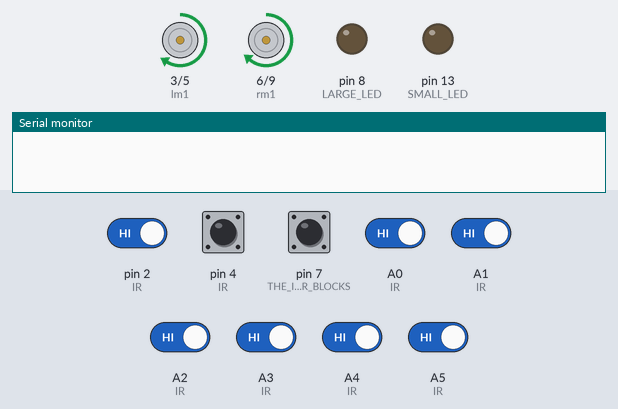
A sketch run on a simulated Arduino Uno, built with avr-gcc and run on an emulated ATmega328P. Shown: motor-driver pin pairs drawn as motors (green arrow = first pin HIGH = forward, orange = second pin HIGH = backward, longer = more drive), output pins drawn as LEDs (lit = HIGH), the last lines printed to the serial monitor. Dashed ring = blinking. The test bench sets the inputs (shaded band); at power-on: A0 (IR), A1 (IR), A2 (IR), A3 (IR), A4 (IR), A5 (IR), pin 2 (IR), pin 4 (IR) HIGH, pin 7 (THE_IR_FOR_BLOCKS) LOW.

Above: at 1.2 s.
1.3 s: pin 7 (THE_IR_FOR_BLOCKS) pulsed HIGH 5 times (0.12 s each, 0.3 s apart)
At 1.9 s:
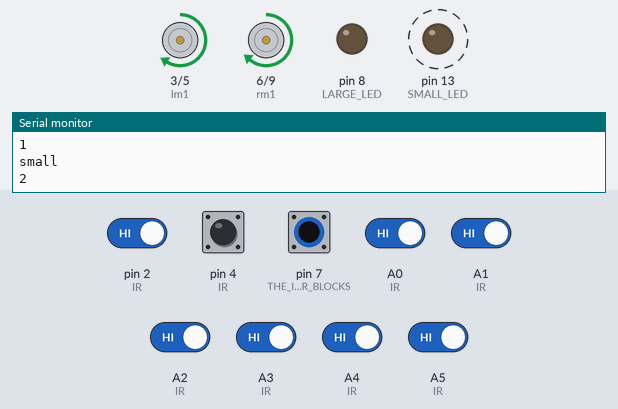
4.3 s: pin 4 (IR) pulsed LOW 2 times (0.12 s each, 0.3 s apart)
At 5.1 s:
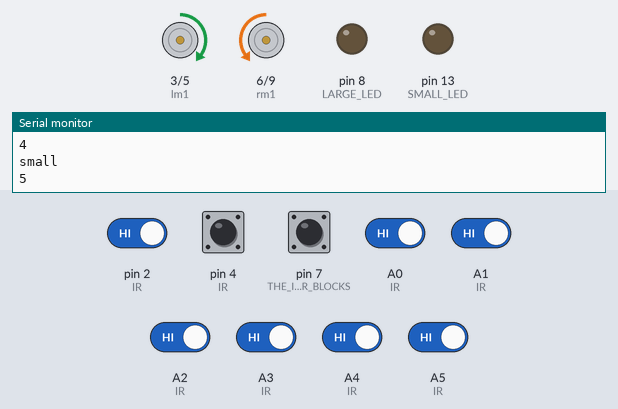
6.4 s: A3 (IR) driven LOW
At 7.1 s:
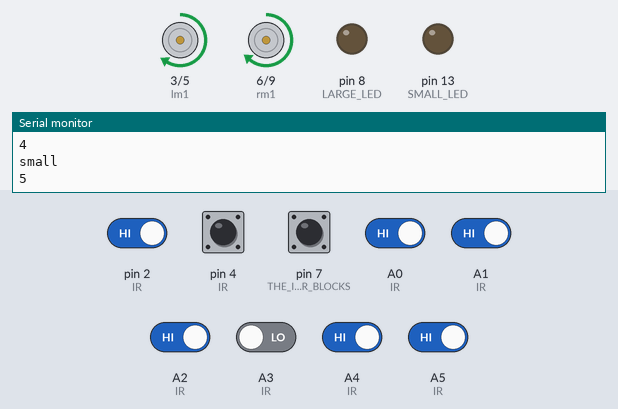
7.9 s: A2 (IR) driven LOW
At 8.3 s:
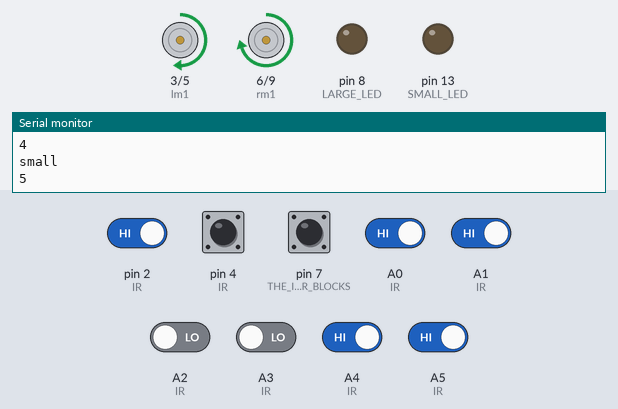
9.4 s: A1 (IR) driven LOW
At 10.6 s:
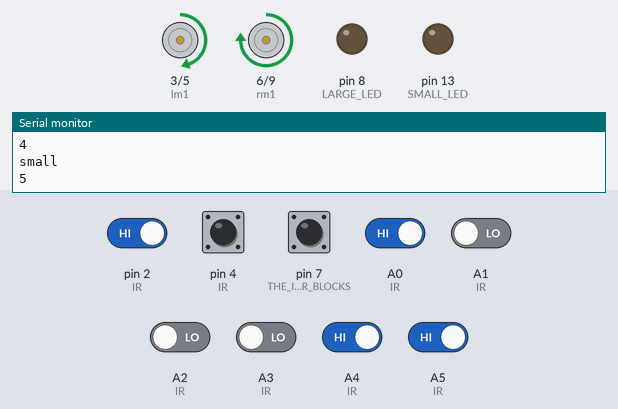
10.9 s: A4 (IR) driven LOW
At 11.7 s:
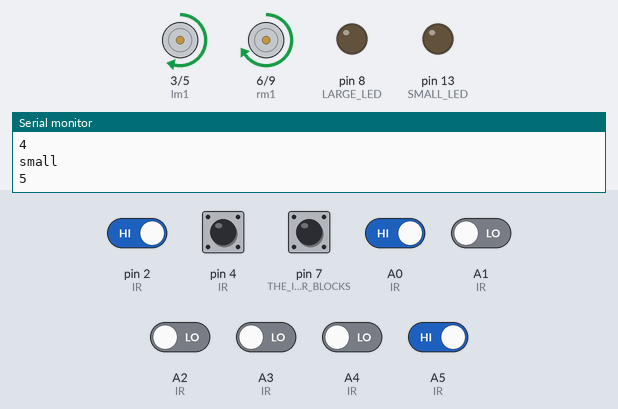
Timing chart, 0 to 13.4 s (numbered marks = the images above; inputs shaded):
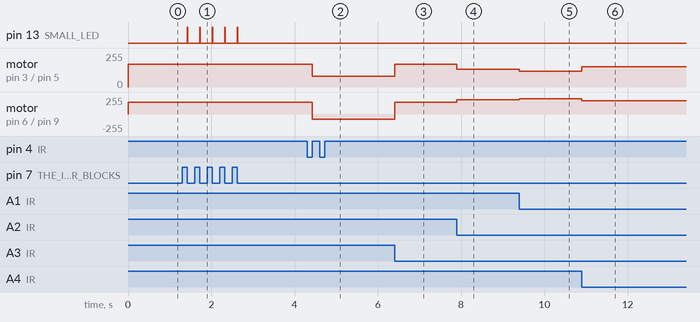

Measured:
- after the input at 1.3 s, pin 13 (SMALL_LED): alternates HIGH for 0.02 s and LOW for 0.28 s, 10 changes in all, then stays LOW, starting after 0.12 s
- after the input at 4.3 s, motor on pin 3 (lm1) / pin 5 (lm2): forward 170/255 → forward 80/255 after 0.12 s; motor on pin 6 (rm1) / pin 9 (rm2): forward 180/255 → backward 80/255 after 0.12 s
- after the input at 6.4 s, motor on pin 3 (lm1) / pin 5 (lm2): forward 80/255 → forward 170/255 at once; motor on pin 6 (rm1) / pin 9 (rm2): backward 80/255 → forward 180/255 at once
- after the input at 7.9 s, motor on pin 3 (lm1) / pin 5 (lm2): forward 170/255 → forward 135/255 at once; motor on pin 6 (rm1) / pin 9 (rm2): forward 180/255 → forward 215/255 at once
- after the input at 9.4 s, motor on pin 3 (lm1) / pin 5 (lm2): forward 135/255 → forward 117/255 at once; motor on pin 6 (rm1) / pin 9 (rm2): forward 215/255 → forward 232/255 at once
- after the input at 10.9 s, motor on pin 3 (lm1) / pin 5 (lm2): forward 117/255 → forward 152/255 at once; motor on pin 6 (rm1) / pin 9 (rm2): forward 232/255 → forward 197/255 at once

The sketch:

Block_Mania.ino
```cpp
/////////////////////MAIN VARIABLES//////////////////
#define lc 0
#define sc 1
#define lm1 3
#define lm2 5
#define rm1 6
#define rm2 9

int s1, s2, s3, s4, s5, s6, s7, s8;

float error = 0.0;
float prev_error = 0.0;

float Kp = 35.0;     //25
float Kd = 85.0;   //100
float P = 0.0;
float D = 0.0;
float pd = 0.0;
float lms, rms;
float bs = 170.0;      //125
int left = 0, right = 0;
int leftthres = 400;
int rightthres = 400;
int blockLength = 0;
int countL = 0;
int countS = 0;
int sensorState;
int blockThres = 2500;
int i = 0;
int j = 0;


//////////////////////////////////SETUP//////////////////////

void setup()
{
  pinMode(lm1, OUTPUT); //LEFT
  pinMode(lm2, OUTPUT); //LEFTback
  pinMode(rm1, OUTPUT); //RIGHT
  pinMode(rm2, OUTPUT); //RIGHTback
  pinMode(A0, INPUT);   //IR
  pinMode(A2, INPUT);   //IR
  pinMode(A3, INPUT);   //IR
  pinMode(A4, INPUT);   //IR
  pinMode(A5, INPUT);   //IR
  pinMode(A1, INPUT);   //IR
  pinMode(2, INPUT);    //IR
  pinMode(4, INPUT);    //IR

  pinMode(7, INPUT);    //THE IR FOR BLOCKS

  Serial.begin(1200);

  pinMode(8, OUTPUT);   //LARGE LED
  pinMode(13, OUTPUT);  //SMALL LED
}

//////////////////////////////////ERROR_MAPPING/////////////

void error_map() {

  if ((s3 == sc) && ((s4 == lc) || (s5 == lc)) && (s6 == sc)) {
    error = 0;
  }//FOR ONE OF THE TWO CENTRE PINS

  else if ((s3 == sc) && (s4 == lc) && (s5 == lc) && (s6 == sc)) {
    error = 0;
  }//FOR BOTH CENTRE PINS

  else if ((s3 == lc) && (s4 == lc) && (s5 == lc) && (s6 == sc)) {    //(s5 == lc)
    error = -0.5;
  }

  else if ((s3 == sc) && (s4 == lc) && (s5 == lc) && (s6 == lc)) {   //(s4 == lc)
    error = 0.5;
  }

  else if ((s2 == sc) && (s3 == lc) && (s4 == lc) && (s5 == sc)) {
    error = -1;
  }

  else if ((s4 == sc) && (s5 == lc) && (s6 == lc) && (s7 == sc)) {
    error = 1;
  }

  else if ((s2 == lc) && (s3 == lc) && (s4 == lc) && (s5 == sc)) {
    error = -1.5;
  }

  else if ((s4 == sc) && (s5 == lc) && (s6 == lc) && (s7 == lc)) {
    error = 1.5;
  }

  else if ((s1 == sc) && (s2 == lc) && (s3 == lc) && (s4 == sc)) {
    error = -2;
  }

  else if ((s5 == sc) && (s6 == lc) && (s7 == lc) && (s8 == sc)) {
    error = 2;
  }

  else if ((s1 == lc) && (s2 == lc) && (s3 == lc) && (s4 == sc)) {
    error = -2.5;
  }

  else if ((s5 == sc) && (s6 == lc) && (s7 == lc) && (s8 == lc)) {
    error = 2.5;
  }

}

/////////////////////////////////////READsENSOR/////////////////

void readsensors() {
  s1 = digitalRead(A0);
  s2 = digitalRead(A1);
  s3 = digitalRead(A2);
  s4 = digitalRead(A3);
  s5 = digitalRead(A4);
  s6 = digitalRead(A5);
  s7 = digitalRead(2);
  s8 = digitalRead(4);
}

//////////////////////ALL MOVEMENTS///////////////////////

void compute_speed()
{
  lms = bs + pd;
  rms = bs - pd;
}
void linefollow()
{
  analogWrite(lm1, lms);
  analogWrite(lm2, 0);
  analogWrite(rm1, rms + 10);
  analogWrite(rm2, 0);
}
void stop_lfr()
{
  analogWrite(lm1, 0);
  analogWrite(lm2, 0);
  analogWrite(rm1, 0);
  analogWrite(rm2, 0);
}

void sharp_left_turn() {
  analogWrite(lm1, 0);
  analogWrite(lm2, 80);
  analogWrite(rm1, 80);
  analogWrite(rm2, 0);
}

void sharp_right_turn() {
  analogWrite(lm1, 80);
  analogWrite(lm2, 0);
  analogWrite(rm1, 0);
  analogWrite(rm2, 80);
}


//////////////////////////BLINKNG///////////////////
void blinkL()
{
  digitalWrite(8, HIGH);
  delay(20);
  digitalWrite(8, LOW);
  delay(20);
}

void blinkS()
{
  digitalWrite(13, HIGH);
  delay(20);
  digitalWrite(13, LOW);
  delay(20);
}

////////////////////////PID/////////////////////////


void pid()
{
  readsensors();           //READ THE SENSOR
  error_map();             //MAP THE ERRORS TO THE VALUES


  if (s1 == lc)
  { //IF THE LEFTMOST PIN IS ON THE LINE
    left = 0;              //SET LEFT AS 0
  }


  if (s8 == lc)
  { //IF THE RIGHTMOST PIN IS ON THE LINE
    right = 0;             //SET RIGHT AS ZERO
  }


  //WHEN THE BOT IS OUT OF THE LINE
  if ((s1 != lc) && (s2 != lc) && (s3 != lc) && (s4 != lc) && (s5 != lc) && (s6 != lc) && (s7 != lc) && (s8 != lc))
  {
    if ((left > leftthres) && (right < rightthres))
    {
      readsensors();        //READ THE SENSOR
      while ((s4 != lc) && (s5 != lc))
      {
        sharp_right_turn(); //TURN RIGHT UNTILL U FIND THE LINE
        readsensors();
      }
    }
    else if ((left < leftthres) && (right > rightthres))
    {
      readsensors();
      while ((s4 != lc) && (s5 != lc))
      {
        sharp_left_turn(); //TURN LEFT UNLESS U FIND LINE
        readsensors();     //CHECK SENSOR AND READ
      }
    }
  }


  left = left + 1;
  right = right + 1;


  if (left > 20000)
  {
    left = 1000;
  }
  if (right > 20000)
  {
    right = 1000;
  }

  //ERROR CALCULATION
  P = Kp * error;
  D = Kd * (error - prev_error);
  pd = P + D;
  compute_speed();
  linefollow();
  prev_error = error;


  if ((s1 == lc) && (s2 == lc) && (s3 == lc) && (s4 == lc) && (s5 == lc) && (s6 == lc) && (s7 == lc) && (s8 == lc))
  {
    stop_lfr();
    //THTE BLINKING FOR COUNTS
    for (int k = 0; k < countS + countL; k++)
    {
      digitalWrite(13, HIGH);
      delay(500);
      digitalWrite(13, LOW);
      delay(500);
    }
    exit(1);
  }
}


///////////////////////////////LOOP///////////////////////////////////////////////

void loop()
{

  pid();

  sensorState = digitalRead(7);

  if (sensorState == 1)
  {
    while (sensorState != 0)
    {
      sensorState = digitalRead(7);
      blockLength++;
      pid();
    }//end of while

    if (blockLength < blockThres)
    {
      blinkS();
      countS += 1;
      Serial.println("small");
      Serial.println(countS);
    }

    if (blockLength > blockThres)
    {
      blinkL();
      countL += 1;
      Serial.println("large");
      Serial.println(countL);
    }

    blockLength = 0;
  }
}
```
